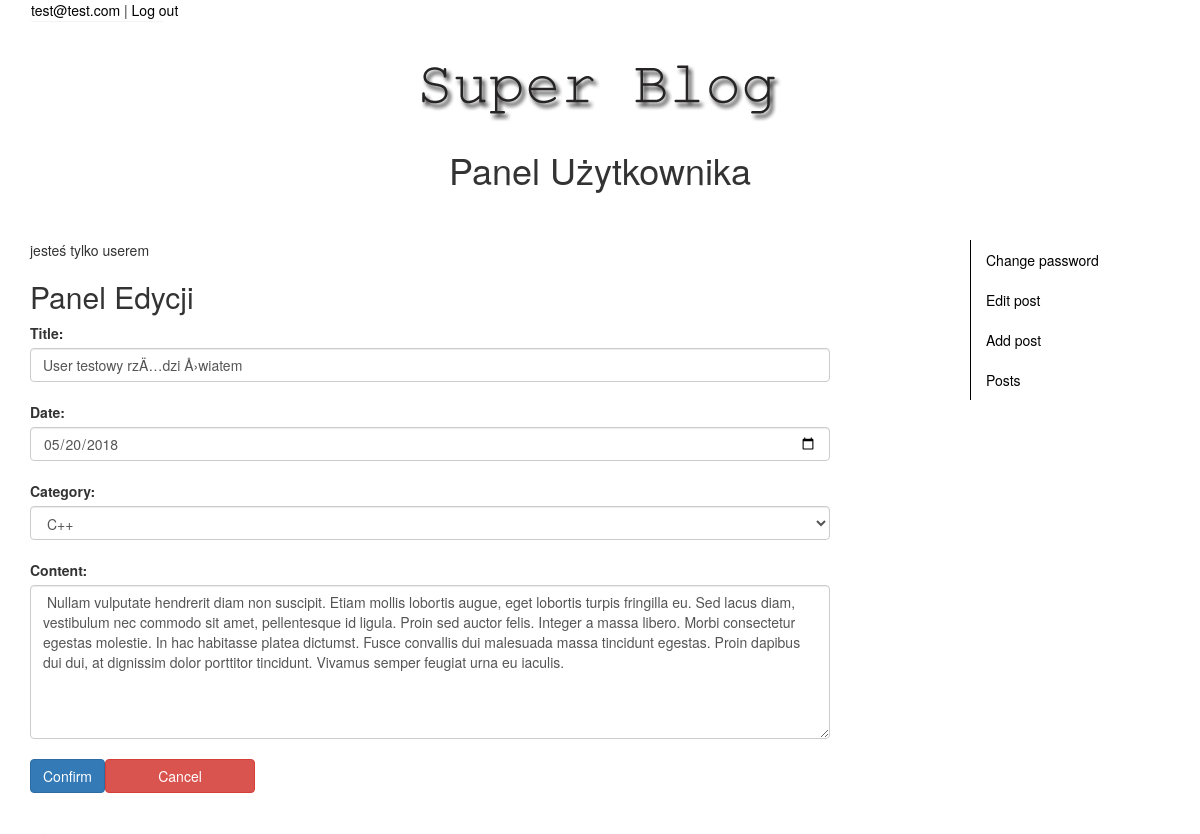
The app's page /edit.php?action=edit&id=4 (signed in) with its own data.
### tables this page shows
CREATE TABLE `news` (
  `id` int(11) NOT NULL,
  `title` varchar(30) DEFAULT NULL,
  `date` date DEFAULT NULL,
  `id_category` int(11) DEFAULT NULL,
  `content` text,
  `author` int(11) DEFAULT NULL
);

CREATE TABLE `categories` (
  `id_category` int(11) NOT NULL,
  `category` varchar(30) DEFAULT NULL
);

### edit.php (the view, shortened to what this page needs)
<!DOCTYPE html>
<html>
<head lang="pl">
			<link rel="stylesheet" type="text/css" href="style.css">
			<link rel="stylesheet" href="https://maxcdn.bootstrapcdn.com/bootstrap/3.3.7/css/bootstrap.min.css">
</head>
<body>
<div class="container">
				<?php
					require('panel.php');
				?>
				<div class="row">
					<div class="header">
						<h1><a href="index.php"><img src="logo.png"></a></h1>
							<?php
								if ($_SESSION["user"] == "admin@admin.com") {
									echo "<h1>Panel Administratora</h1>";
								}
								else {
									echo "<h1>Panel Użytkownika</h1>";
								}
							?>
					</div>
				</div>
				<div class="container">
					<div class="row">
						<div class="col-8">
							<div>
								<?php
											include('connect.php');
					if ($_SESSION["user"] == "admin@admin.com") {
					$result = mysqli_query($connect,"SELECT * from news inner join categories using(id_category) inner join user on news.author=user.id_user ORDER BY news.id asc");
					               $category = mysqli_query($connect,"SELECT distinct * FROM categories");
					if (isset($_GET['action'], $_GET['id'])) {
						echo "<h2>Panel Edycji</h2>";
					$action = $_GET['action'];
					$id= $_GET['id'];
					if ($action=="delete" && $id>0) {
											$delete = "DELETE from news where id={$id} LIMIT 1";
						$connect->query($delete);
						if($delete)
						echo "<script>location.href='edit.php';</script>";
						}
						elseif ($action == "edit") {
							$query = mysqli_query($connect,"SELECT * from news inner join categories using(id_category) where id={$id}");
							if (mysqli_num_rows($query) > 0) {
								while ($wynik = mysqli_fetch_array($query))
	               			{
									echo
               	'<form method="post" action="?action=save&id='.$wynik['id'].'">
               	<label for="title">Title:</label>
               	<input class="form-control" type="text" name="title" id="title" value="' . $wynik['title'] .'"><br>
               	<label for="date">Date:</label>
               	<input class="form-control" type="date" name="date" id="date" value="' . $wynik['date'] .'"><br>
               	<label for="list">Category:</label>
               	<select class="form-control" id="list" name="list" value="' . $wynik['category'] .'">
               	<option selected="selected" value="' . $wynik['id_category'] . '">' . $wynik['category'] . '</option>';
               	for ($i=0; $i < mysqli_num_rows($category); $i++) {
               		while ($list = @mysqli_fetch_array($category))
               			{echo '<option  value="' . $list['id_category'] . '">' . $list['category'] . '</option>';}
               	}
               	echo '</select><br>
               	<label id="content">Content:</label><br>
               	<textarea class="form-control" rows="7" cols="50" name="content" id="content">' . $wynik['content'] .'</textarea><br>
               	<input class="btn btn-primary" type="submit" name="submit" value="Confirm">';
               	echo "<button class='btn btn-danger' onclick=location.href='edit.php'>Cancel</button>";
               echo '</form>';
			}
		}
	}elseif ($action == "save") {
				$title = trim($_POST['title']);
                $date = trim($_POST['date']);
               	$list = trim($_POST['list']);
               	$content = trim($_POST['content']);
               	$change = mysqli_query($connect,"UPDATE news set title='$title', `date`='$date', id_category='$list', content='$content' where id='$id'")or die('Błąd zapytania');
               	if ($change)
			echo "<script>location.href='edit.php'</script>";
			}
						}
					else
					{
						echo '<table class="table">
						  <thead>
						    <tr>
						      <th scope="col">ID</th>
						      <th scope="col">Title</th>
						      <th scope="col">Date</th>
						      <th scope="col">Category</th>
						      <th scope="col">Author</th>
						      <th scope="col">Edit</th>
						      <th scope="col">Delete</th>
						    </tr>
						  </thead>
						  </tr>';
						  echo '<tbody>';
						  if(mysqli_num_rows($result) >0){
	               		while ($wynik = mysqli_fetch_array($result))
	               			{
	               				echo ' <tr>
									      <th scope="row">'. $wynik['id'] .'</th>
									      <td>'. $wynik['title'] .'</td>
									      <td>'. $wynik['date'] .'</td>
									      <td>'. $wynik['category'] .'</td>
									      <td>'. $wynik['mail'] .'</td>
									      <td>'. '<a href="?action=edit&id='. $wynik['id'] .'"><button type="button" class="btn btn-light">Edit</button></a></td>
									      <td>'. '<a href="?action=delete&id='. $wynik['id'] .'"><button type="button" class="btn btn-danger">Delete</button></a></td>
									    </tr>';
	               			}
	               		}
	               		echo "</table>";
					}
					}
					else{
						echo "jesteś tylko userem<br>";
					if (isset($_GET['action'], $_GET['id'])) {
						echo "<h2>Panel Edycji</h2>";
					$action = $_GET['action'];
					$id= $_GET['id'];
					if ($action=="delete" && $id>0) {
											$delete = "DELETE from news where id={$id} LIMIT 1";
						$connect->query($delete);
						if($delete)
						echo "<script>location.href='edit.php';</script>";
						}
						elseif ($action == "edit") {
							$query = mysqli_query($connect,"SELECT * from news inner join categories using(id_category) where id={$id}");
							if (mysqli_num_rows($query) > 0) {
								while ($wynik = mysqli_fetch_array($query))
	               			{
									echo
               	'<form method="post" action="?action=save&id='.$wynik['id'].'">
               	<label for="title">Title:</label>
               	<input class="form-control" type="text" name="title" id="title" value="' . $wynik['title'] .'"><br>
               	<label for="date">Date:</label>
               	<input class="form-control" type="date" name="date" id="date" value="' . $wynik['date'] .'"><br>
               	<label for="list">Category:</label>
               	<select class="form-control" id="list" name="list" value="' . $wynik['category'] .'">
               	<option selected="selected" value="' . $wynik['id_category'] . '">' . $wynik['category'] . '</option>';
               	echo '</select><br>
               	<label id="content">Content:</label><br>
               	<textarea class="form-control" rows="7" cols="50" name="content" id="content">' . $wynik['content'] .'</textarea><br>
               	<input class="btn btn-primary" type="submit" name="submit" value="Confirm">';
               	echo "<button class='btn btn-danger' onclick=location.href='edit.php'>Cancel</button>";
               echo '</form>';
			}
		}
			}
					}
					}
								?>
							</div>
						</div>
						<div class="col-4">
						<ul class="nav flex-column">
							<?php
								if ($_SESSION["user"] == "admin@admin.com") {
									echo
									"<li class='nav-item'>
						   			 <a class='nav-link' href='admin.php?action=pass'>Change password</a>
						 		 	</li>";
								}
								else{
									echo
									"<li class='nav-item'>
						   			 <a class='nav-link' href='user.php?action=edit'>Change password</a>
						 		 	</li>";
								}
							?>
						  <li class="nav-item">
						    <a class="nav-link" href="edit.php">Edit post</a>
						  </li>
						   <li class="nav-item">
						    <a class="nav-link" href="news_adding.php">Add post</a>
						  </li>
						  <li class="nav-item">
						    <a class="nav-link" href="index.php">Posts</a>
						  </li>
						</ul>
						</div>
					</div>
				</div>
</body>
</html>

### style.css (style rules this page uses)
ul,li { list-style-type: none; }
a:link { color: black; }
button { width: 15rem; }
.header { text-align: center; }
h2 { font-weight: bold; text-align: left; }
.container div { display: inline; }

### edit.php (style rules this page uses)
.col-4 { border-left: 1px solid black; width: 20rem; float: right; }
.col-8 { width: 80rem; float: left; }

### records on screen
news: title "User testowy rzÄ…dzi Å›wiatem", date "05/20/2018", list "C++", content "Nullam vulputate hendrerit diam non suscipit. Etiam mollis lobortis augue, eget lobortis turpis fringilla eu. Sed lacus diam, vestibulum nec commodo sit amet, pellentesque id ligula. Proin sed auctor felis. Integer a massa libero. Morbi consectetur egestas molestie. In hac habitasse platea dictumst. Fusce convallis dui malesuada massa tincidunt egestas. Proin dapibus dui dui, at dignissim dolor porttitor tincidunt. Vivamus semper feugiat urna eu iaculis."

### other values on screen
$_SESSION["user"] "test@test.com"
